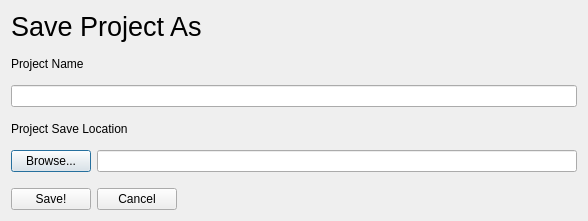
<?xml version="1.0" encoding="UTF-8"?>
<ui version="4.0">
 <class>Dialog</class>
 <widget class="QDialog" name="Dialog">
  <property name="geometry">
   <rect>
    <x>0</x>
    <y>0</y>
    <width>588</width>
    <height>221</height>
   </rect>
  </property>
  <property name="windowTitle">
   <string>Dialog</string>
  </property>
  <layout class="QVBoxLayout" name="verticalLayout">
   <item>
    <widget class="QLabel" name="title">
     <property name="font">
      <font>
       <pointsize>20</pointsize>
      </font>
     </property>
     <property name="text">
      <string>Save Project As</string>
     </property>
    </widget>
   </item>
   <item>
    <widget class="QLabel" name="label">
     <property name="text">
      <string>Project Name</string>
     </property>
    </widget>
   </item>
   <item>
    <widget class="QLineEdit" name="project_name"/>
   </item>
   <item>
    <widget class="QLabel" name="label_2">
     <property name="text">
      <string>Project Save Location</string>
     </property>
    </widget>
   </item>
   <item>
    <layout class="QHBoxLayout" name="horizontalLayout">
     <item>
      <widget class="QPushButton" name="browse_file">
       <property name="text">
        <string>Browse...</string>
       </property>
      </widget>
     </item>
     <item>
      <widget class="QLineEdit" name="filename_editor"/>
     </item>
    </layout>
   </item>
   <item>
    <spacer name="verticalSpacer_2">
     <property name="orientation">
      <enum>Qt::Vertical</enum>
     </property>
     <property name="sizeType">
      <enum>QSizePolicy::Preferred</enum>
     </property>
     <property name="sizeHint" stdset="0">
      <size>
       <width>20</width>
       <height>10</height>
      </size>
     </property>
    </spacer>
   </item>
   <item>
    <layout class="QHBoxLayout" name="horizontalLayout_2">
     <item>
      <widget class="QPushButton" name="create">
       <property name="sizePolicy">
        <sizepolicy hsizetype="Fixed" vsizetype="Fixed">
         <horstretch>0</horstretch>
         <verstretch>0</verstretch>
        </sizepolicy>
       </property>
       <property name="text">
        <string>Save!</string>
       </property>
      </widget>
     </item>
     <item>
      <widget class="QPushButton" name="cancel">
       <property name="sizePolicy">
        <sizepolicy hsizetype="Fixed" vsizetype="Fixed">
         <horstretch>0</horstretch>
         <verstretch>0</verstretch>
        </sizepolicy>
       </property>
       <property name="text">
        <string>Cancel</string>
       </property>
      </widget>
     </item>
     <item>
      <spacer name="horizontalSpacer">
       <property name="orientation">
        <enum>Qt::Horizontal</enum>
       </property>
       <property name="sizeHint" stdset="0">
        <size>
         <width>40</width>
         <height>20</height>
        </size>
       </property>
      </spacer>
     </item>
    </layout>
   </item>
  </layout>
 </widget>
 <resources/>
 <connections/>
</ui>
